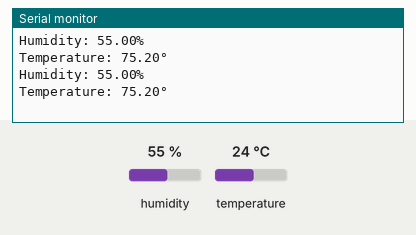
Recording of a sketch running on a simulated ESP32. Parts: the last lines printed to the serial monitor. The inputs (shaded band) are chosen by the test bench; at power-on: humidity 55 %, temperature 24 °C.

Above: at 8.8 s.
8.9 s: humidity set to 22 %
At 13.0 s:
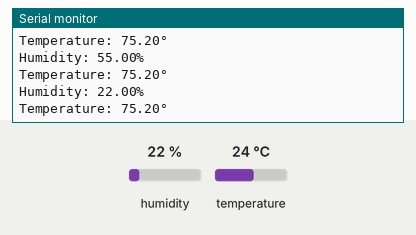
14.9 s: temperature set to 12 °C
At 16.9 s:
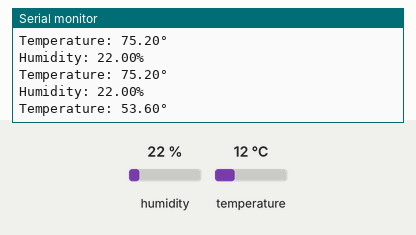
20.9 s: humidity set to 40 %
At 24.7 s:
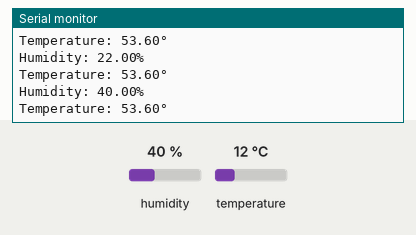
Timing chart, 0 to 26.2 s (numbered marks = the images above; inputs shaded):
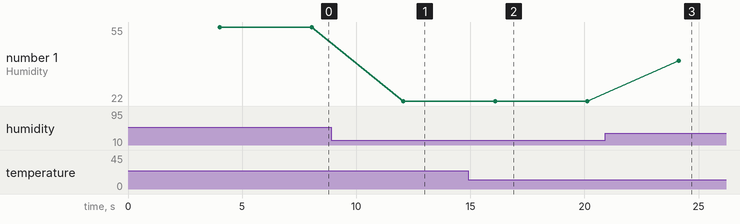

Measured:
- after the input at 8.9 s, the serial monitor: prints a new line after 3.2 s (image 1)
- after the input at 14.9 s, the serial monitor: prints a new line after 1.2 s (image 2)
- after the input at 20.9 s, the serial monitor: prints a new line after 3.2 s (image 3)
- plotted number 1: 55 → 22 after the input at 8.9 s, 22 → 40 after the input at 20.9 s

The sketch:

DHT_Temp_Humidity.ino
```cpp
#include "DHT.h"

#define DHTPIN 33
#define DHTTYPE DHT11

DHT dht(DHTPIN, DHTTYPE);

void setup() {

  Serial.begin(9600);

  dht.begin();
}

void loop() {
  delay(4000);

  float humidity = dht.readHumidity();
  float CelsiusTemp = dht.readTemperature();
  float fahrenheit = dht.readTemperature(true);


  if (isnan(humidity) || isnan(CelsiusTemp) || isnan(fahrenheit)) {
    Serial.println(F("Failed to read data from DHT sensor."));
    return;
  }

  Serial.print("\nHumidity: ");
  Serial.print(humidity);
  Serial.print("%\nTemperature: ");
  Serial.print(fahrenheit);
  Serial.print("°\n");

}
```
